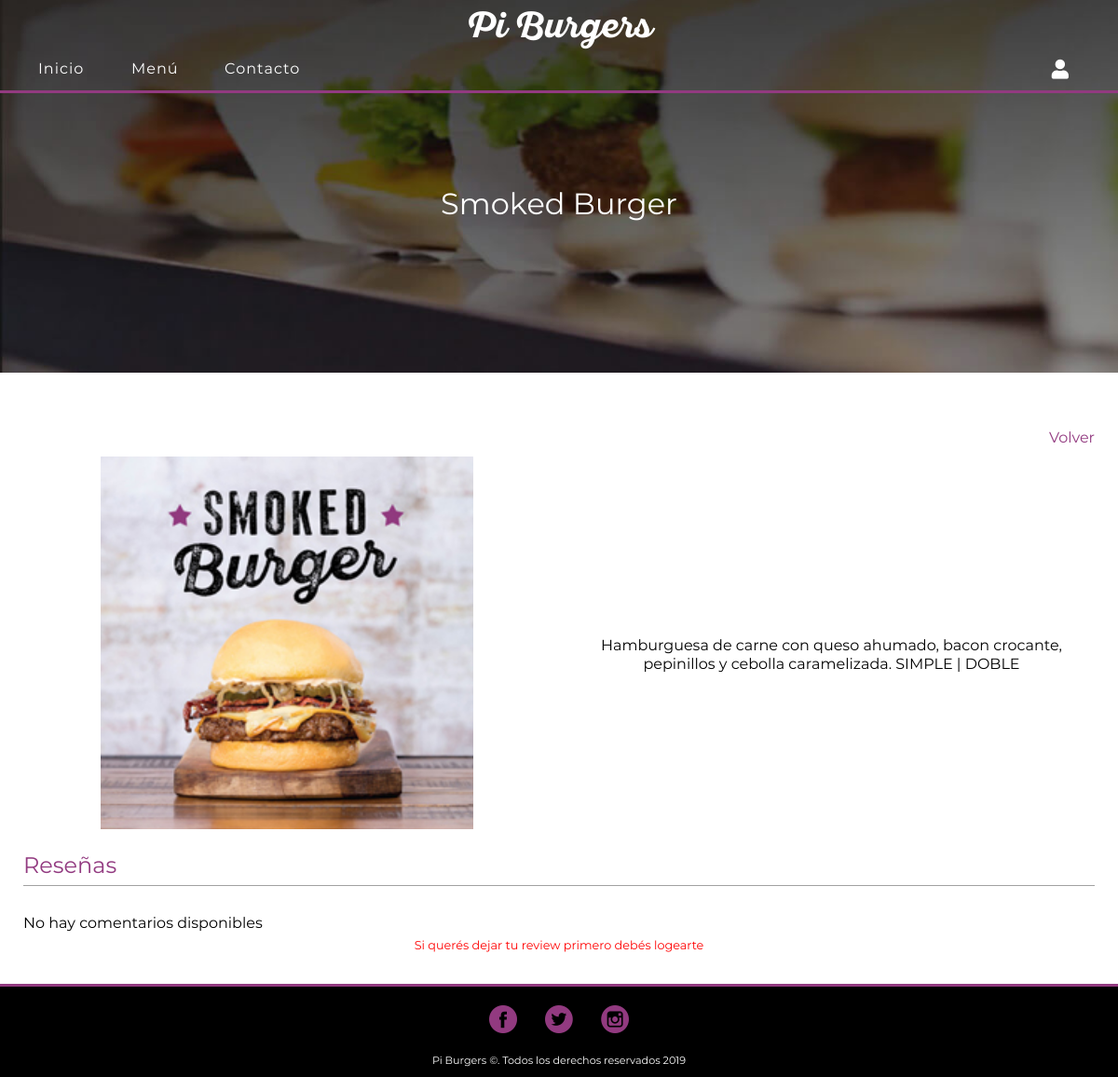
Screenshot of /piburger/index.php?section=platos_detalle&id=1 with the database file from the repository.
### tables this page shows
CREATE TABLE `platos`  (
  `id` int(10) UNSIGNED NOT NULL AUTO_INCREMENT,
  `nombre` varchar(45) NOT NULL,
  `descripcion` varchar(200) NOT NULL,
  `img` varchar(45) NOT NULL,
  `tipo_id` tinyint(3) UNSIGNED NOT NULL,
  `precio` int(11) NULL DEFAULT NULL,
  PRIMARY KEY (`id`) USING BTREE,
  UNIQUE INDEX `nombre`(`nombre`) USING BTREE,
  INDEX `tipo_id`(`tipo_id`) USING BTREE,
  CONSTRAINT `platos_ibfk_1` FOREIGN KEY (`tipo_id`) REFERENCES `tipos` (`id`) ON DELETE NO ACTION ON UPDATE CASCADE
);

### piburger/config/functions.php (called while the page is built, shortened)
<?php
    function Hacer_query($query, $consulta, $cant){
        global $conexion;
        $rta=mysqli_query($conexion, $query);
        if($consulta === 'select'):
            if(mysqli_num_rows($rta) == 0):
                return false;
            else:
                if($cant > 1):
                    $aDatos=[];
                    while($dato=mysqli_fetch_assoc($rta)):
                        $aDatos[]=$dato;
                    endwhile;
                else:
                    $aDatos=mysqli_fetch_assoc($rta);
                endif;
                return $aDatos;
            endif;
        elseif($consulta === 'insert' || $consulta === 'update' || $consulta === 'delete'):
            return $rta;
        endif;
    }
    function Class_msj(){
        if(isset($_SESSION['ok'])):
            return 'ok';
        elseif(isset($_SESSION['error'])):
            return 'error';
        else:
            return '';
        endif;
    }

### piburger/section/platos_detalle.php (the view, shortened to what this page needs)
<?php
    if(empty($_GET['id'])):
        header('Location:index.php?section=menu');
        die();
    else:
        $id=$_GET['id'];
    endif;
    $query=<<<PLATO
        SELECT nombre, descripcion, img
        FROM platos
        WHERE id=$id;
PLATO;
    $aPlato=Hacer_query($query, 'select', 1);
?>
<div class='encabezado' id='detalle'>
    <h2><?= $aPlato['nombre'] ?></h2>
</div>
<section>
    <p><a href="index.php?section=menu">Volver</a></p>
    <div>
        <figure>
            <img src="<?= RUTA.$aPlato['img'] ?>" alt="<?= $aPlato['nombre'] ?>">
        </figure>
        <p> <?= $aPlato['descripcion'] ?> </p>
    </div>
</section>
<section>
    <h2>Reseñas</h2>
    <div class='<?= Class_msj() ?>'>
    </div>
    <?php
        $query=<<<COMENTARIOS
                SELECT comentario, puntuacion, usuario, img
                FROM comentarios
                JOIN usuarios ON usuarios.id=comentarios.usuario_id
                WHERE plato_id=$id;
COMENTARIOS;
        $rta=mysqli_query($conexion, $query);
        if(!mysqli_num_rows($rta)):
    ?>
        <p>No hay comentarios disponibles</p>
    <?php
            endif;
        ?>
    <?php
        if(!isset($_SESSION['user'])):
    ?>
        <div class='error'>
            <?= $aErrores['comments']?>
        </div>
    <?php
        endif;
    ?>
</section>

### piburger/estilos/estilos.css (style rules this page uses)
* { font-family: 'm', sans-serif; font-size: 16px; box-sizing: border-box; margin: 0; padding: 0; font-weight: normal; font-style: normal; line-height: 1.25; }
a { color: black; text-decoration: none; display: block; }
figure { font-size: 0; text-align: center; }
section { margin: 25px; overflow: hidden; }
section h2, h3, legend { color: #923a80; border-bottom: 1px solid #a1a1a1; padding-bottom: 5px; font-size: 1.5em; margin-bottom: 20px; }
img { width: 100%; }
.error, .ok, div[class=''] { height: 30px; font-size: 0.8em; line-height: 30px; text-align: center; }
.error { color: red; }
.encabezado { background: url(../img/menu.jpg) no-repeat center center; background-size: cover; max-width: calc(100% * 2.56px); height: 400px; }
#menu h2, #contacto h2, #registro h2, #login h2, #detalle h2, #perfil h2, #carrito h2, #pedido_detalle h2 { position: absolute; top:200px; font-size: 2em; color: white; width: 100%; text-align: center; }
#detalle+section img { max-width: 400px; }
#detalle+section p { margin-top: 25px; text-align: center; }
#detalle+section p a { line-height: 40px; color:#923a80; text-align: right; }
#detalle+section+section> h2 { margin-bottom: 0; }
@media screen and (min-width: 650px) { #detalle+section div { display: grid; grid-template-columns: 1fr 1fr; grid-column-gap: 20px; align-items: center; } }
@media screen and (min-width: 650px) { #detalle+section div figure img { max-width: 300px; } }
@media screen and (min-width: 750px) { #detalle+section div figure img { max-width: 400px; } }

### rows the page displays
platos: nombre "Smoked Burger", img (picture), descripcion "Hamburguesa de carne con queso ahumado, bacon crocante, pepinillos y cebolla caramelizada. SIMPLE | DOBLE"

### other values shown
$nav['nombre'] "Inicio"
$nav['nombre'] "Menú"
$nav['nombre'] "Contacto"
$aErrores['comments'] "Si querés dejar tu review primero debés logearte"
